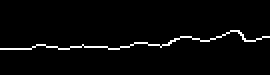
#> input picture additional/wave2.png, 270 x 75 px
$ python wavelength_directinput.py
#> lines starting #> are read from the running program, lines starting #| are printed output that depends on the picture; after the words box and inside, x2 and y2 are one past the last pixel; in counts of white or black regions, pixels touching at a corner belong together
import cv2
import numpy as np
import matplotlib.pyplot as plt
from scipy.signal import find_peaks

image_path = "wave2.png"
image = cv2.imread(image_path, cv2.IMREAD_GRAYSCALE)
#> image: shape (75, 270); 2.8% white in thin lines or dots, all inside (x1, y1, x2, y2) = (0, 30, 270, 50)

# extract wave contours
y_coords, x_coords = np.where(image > 100)
#> y_coords = 572 values from 30 to 49; x_coords = 572 values, max 269 at index 79, min 0 at index 460, mean 139
if len(y_coords) == 0 or len(x_coords) == 0:
    raise ValueError("No valid wave detected in the image.")

sorted_indices = np.argsort(x_coords)
#> sorted_indices = 572 values, max 571 at index 238, min 0 at index 472, mean 285.5
x = x_coords[sorted_indices]
#> x = 572 values from 0 to 269
y = y_coords[sorted_indices]
#> y = 572 values, max 49 at index 0, min 30 at index 472, mean 42.7
peaks, _ = find_peaks(-y, distance=len(x) // 5)
#> peaks = [29, 167, 373, 487]

peak_distances = np.diff(x[peaks])
#> peak_distances = [69, 97, 57]
estimated_wavelength = np.mean(peak_distances)
#> estimated_wavelength = 74.33
estimated_amplitude = np.mean(y[peaks]) - np.min(y)
#> estimated_amplitude = 9.5

print(f"Estimated Wavelength: {estimated_wavelength:.2f} pixels")
#| Estimated Wavelength: 74.33 pixels
print(f"Estimated Amplitude: {estimated_amplitude:.2f} pixels")
#| Estimated Amplitude: 9.50 pixels

image_bgr = cv2.cvtColor(image, cv2.COLOR_GRAY2BGR)
#> image_bgr is the input picture: shape (75, 270, 3); 2.8% white in thin lines or dots, all inside (x1, y1, x2, y2) = (0, 30, 270, 50)
for px, py in zip(x[peaks], y[peaks]):
    cv2.circle(image_bgr, (px, py), radius=5, color=(0, 0, 255), thickness=-1)  # Red dots
#> this loop made 4 passes
#> (px, py) on passes 1 to 4: (14, 48), (83, 44), (180, 36), (237, 30)
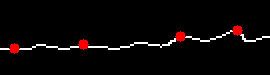
#> image_bgr: shape (75, 270, 3); 1.6% of pixels changed, all inside (x1, y1, x2, y2) = (9, 25, 243, 54)
plt.figure(figsize=(8, 6))
plt.imshow(image_bgr)
plt.title("Detected Peaks on Wave Image")
plt.axis("off")
plt.show()
